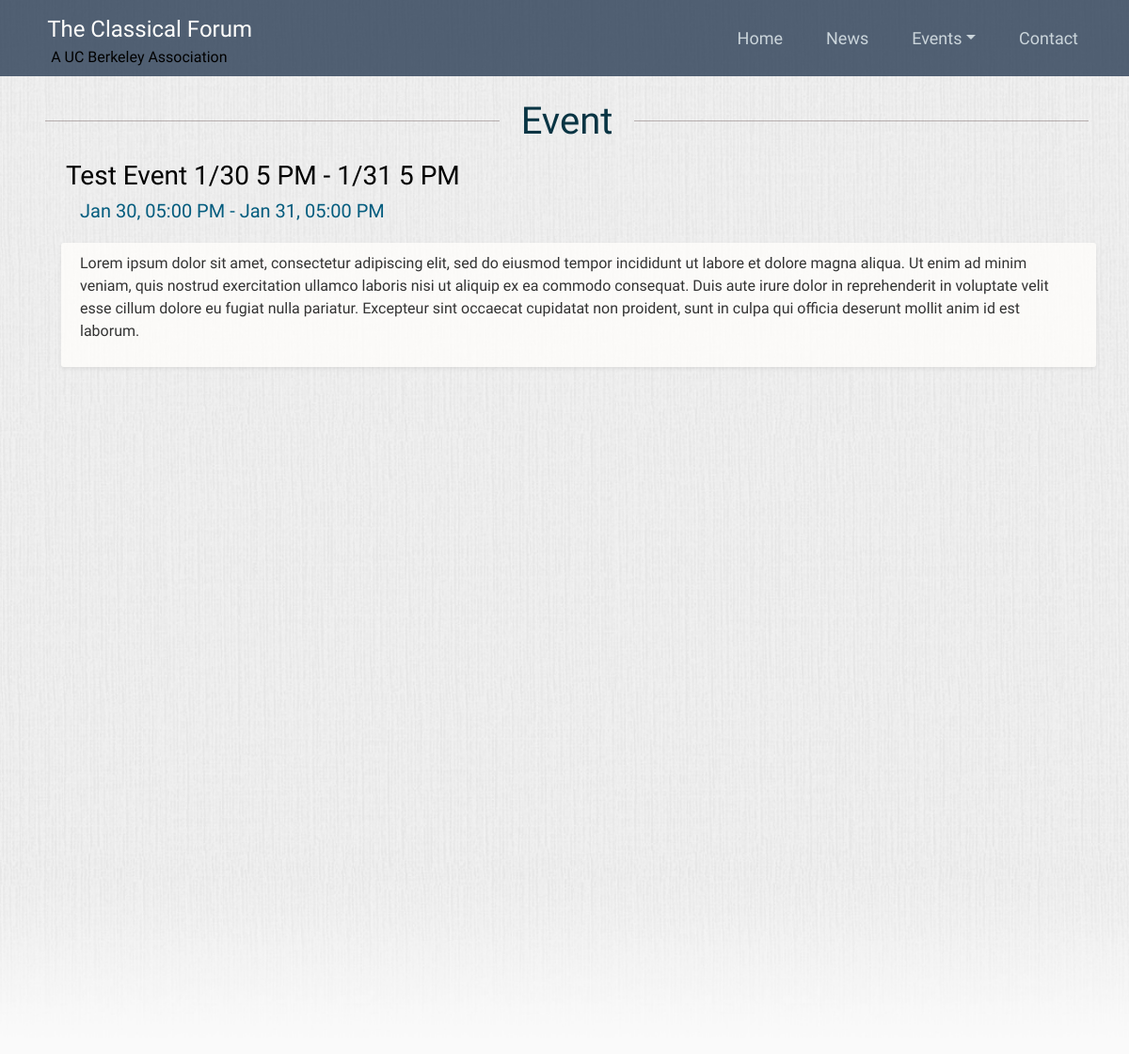
Screenshot of /event/1 with the database file from the repository.
### flask_server/models.py (models this page shows, shortened)
class Event(db.Model):
    id = db.Column(db.Integer, primary_key=True)
    title = db.Column(db.String(100), nullable=False)
    event_date = db.Column(db.DateTime, nullable=False)
    event_end = db.Column(db.DateTime)
    content = db.Column(db.Text, nullable=False)

### flask_server/routes.py (the view)
@main.route('/event/<int:event_id>')
def event(event_id):
    event_query = Event.query.get_or_404(event_id)
    return render_template('event.html', title=event_query.title, event=event_query)

### flask_server/templates/event.html (shortened to what this page needs)
{% extends "layout.html" %}
{% block start_background_div %}<div class="bg1">{% endblock start_background_div %}
{% block end_background_div %}</div>{% endblock end_background_div %}
{% block content %}
<div class="container-fluid" style="padding-top: 20px">
<div class="row" style="flex-wrap: nowrap; margin-bottom: 20px; margin-left: -40px">
    <div class="border-center rounded" style="float: left; width: 45%"></div>
    <h1 class="text-center" style="color: #083443; margin-top: 0.8%">Event</h1>
    <div class="border-center rounded" style="float: right; width: 45%"></div>
</div>
</div>
    <div class="container">
        <div class="row">
            <div class="col" style="margin-top: -1%">
                <h3 class="nounderline" style="color: #000000; margin-left: 5px">{{ title }}</h3>
                {% if event.event_end == None %}
                    <a class="" style="color: #035c7e; font-size: 1.25rem; line-height: 1.2; display: inline-block; margin-left: 20px;">{{ event.event_date.strftime('%b %d, %Y') }}, {{ event.event_date.strftime('%I:%M %p') }}</a>
                {% elif event.event_end.strftime('%d') == event.event_date.strftime('%d') and event.event_end.strftime('%Y') == event.event_date.strftime('%Y') %}
                    <a class="" style="color: #035c7e; font-size: 1.25rem; line-height: 1.2; display: inline-block; margin-left: 20px;">{{ event.event_date.strftime('%b %d, %Y') }}, {{ event.event_date.strftime('%I:%M %p') }} - {{ event.event_end.strftime('%I:%M %p') }}</a>
                {% elif event.event_end.strftime('%Y') == event.event_date.strftime('%Y') %}
                    <a class="" style="color: #035c7e; font-size: 1.25rem; line-height: 1.2; display: inline-block; margin-left: 20px;">{{ event.event_date.strftime('%b %d') }}, {{ event.event_date.strftime('%I:%M %p') }} - {{ event.event_end.strftime('%b %d') }}, {{ event.event_end.strftime('%I:%M %p') }}</a>
                {% else %}
                    <a class="" style="color: #035c7e; font-size: 1.25rem; line-height: 1.2; display: inline-block; margin-left: 20px;">{{ event.event_date.strftime('%b %d, %Y') }}, {{ event.event_date.strftime('%I:%M %p') }} - {{ event.event_end.strftime('%b %d, %Y') }}, {{ event.event_end.strftime('%I:%M %p') }}</a>
                {% endif %}
            </div>
        </div>
        <div class="shadow-sm content-section">
            <p>{{ event.content }}</p>
        </div>
    </div>
<div style="height: 100px"></div>
{% endblock content %}

### flask_server/static/main_forum.css (style rules this page uses)
* { box-sizing: content-box; }
*:before, *:after { box-sizing: content-box; }
body, html { background: #fafafa; color: #333333; font-family: 'Amiri', serif; height: 100%; }
.nounderline { text-decoration: none !important }
.border-center { width: 31.504%; position: relative; margin: 2%; }
.border-center:before { content: ''; position: absolute; bottom: 50%; border-bottom: 1px solid rgba(95, 76, 76, 0.4); width: 100%; z-index: 0; }
.content-section { background: rgba(255, 254, 252, 0.8); padding: 10px 20px; border: 0px solid #dddddd; border-radius: 3px; margin-top: 20px; }
.bg1 { background-image: url("background1.jpg"); height: 140%; background-position: center; background-repeat: no-repeat; background-size: cover; }

### rows the page displays
Event: title "Test Event 1/30 5 PM - 1/31 5 PM", event_date "Jan 30", event_date "05:00 PM", event_end "Jan 31", event_end "05:00 PM", content "Lorem ipsum dolor sit amet, consectetur adipiscing elit, sed do eiusmod tempor incididunt ut labore et dolore magna aliqua. Ut enim ad minim veniam, quis nostrud exercitation ullamco laboris nisi ut aliquip ex ea commodo consequat. Duis aute irure dolor in reprehenderit in voluptate velit esse cillum dolore eu fugiat nulla pariatur. Excepteur sint occaecat cupidatat non proident, sunt in culpa qui officia deserunt mollit anim id est laborum."
